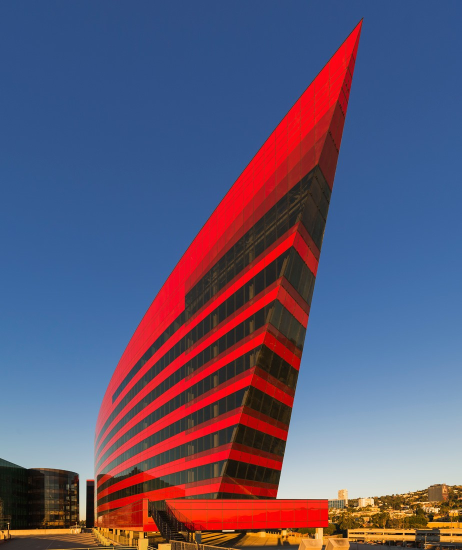
#> input picture CVbook/building.jpg, 923 x 1100 px (shown at 1/2 size)
$ python Array2ImInfo.py
#> lines starting #> are read from the running program, lines starting #| are printed output that depends on the picture; after the words box and inside, x2 and y2 are one past the last pixel; in counts of white or black regions, pixels touching at a corner belong together
# this script illustrates data types upon creation of a numpy array from an image
# an array is restricted to having all elements of the same type, unlike a list

from PIL import Image
from matplotlib import pyplot as plt
import numpy as np

im = np.array(Image.open('building.jpg'))
#> im is the input picture: shape (1100, 923, 3); mean R, G, B 95.1, 87.2, 114.9

print(im.shape, im.dtype)
#| (1100, 923, 3) uint8

# in this line, we import the same image, convert it to grayscale, and then specify the data type to be float
im2 = np.array(Image.open('building.jpg').convert('L'),'f')
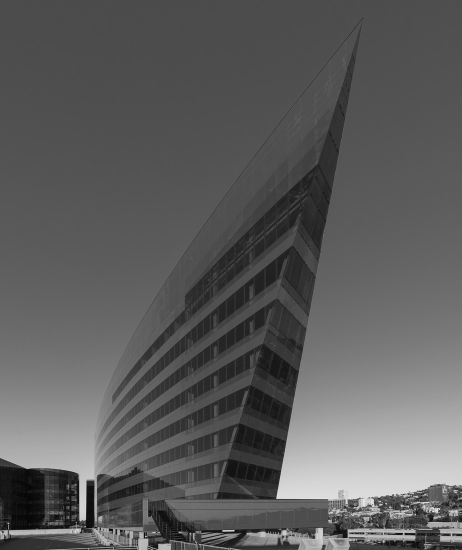
#> im2: shape (1100, 923) float32 (shown at 1/2 size); min 1, max 245, mean 92.7

print(im2.shape, im2.dtype)
#| (1100, 923) float32

# accessing array with indexes i,j,k
i = 24 # x coordinate (rows)
j = 203 # cols
k = 2 # color channel (Green) R = 0 B = 1 G = 2

value = im[i,j,k]
#> value = 131
print(value)
#| 131

im[i,:] = im[j,:] # set the values of row i with values from row j
#> im: shape (1100, 923, 3); 0.09% of pixels changed, all inside (x1, y1, x2, y2) = (0, 24, 923, 25)
im[:,i] = 100 # set all values in column i to 100
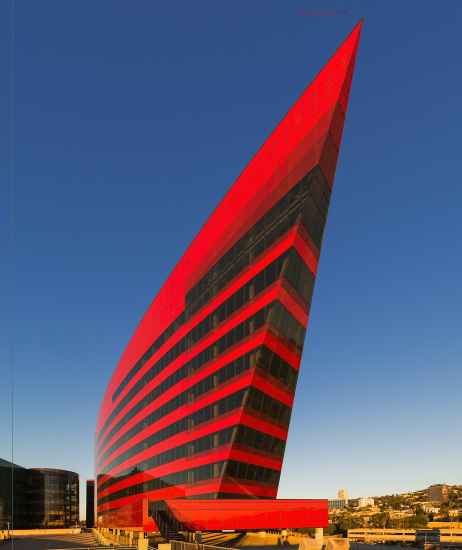
#> im: shape (1100, 923, 3) (shown at 1/2 size); mean R, G, B 95.1, 87.2, 114.8
Sum = im[:100,:50].sum() # stor the sum of the values of the first 100 rows and 50
#> Sum = 1306428
                        #columns in Sum
imBox = im[50:100,50:100] # rows 50-100, columns 50-100 (100 not included)
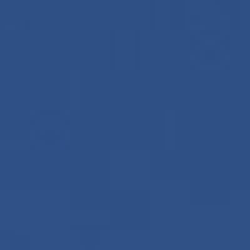
#> imBox: shape (50, 50, 3) (shown 5 times larger); mean R, G, B 47.2, 80.2, 133.4
imIMean = im[i].mean() # average of row i
#> imIMean = 89.87
im[:,-1]                # last column
im[-2,:] # second to last row
